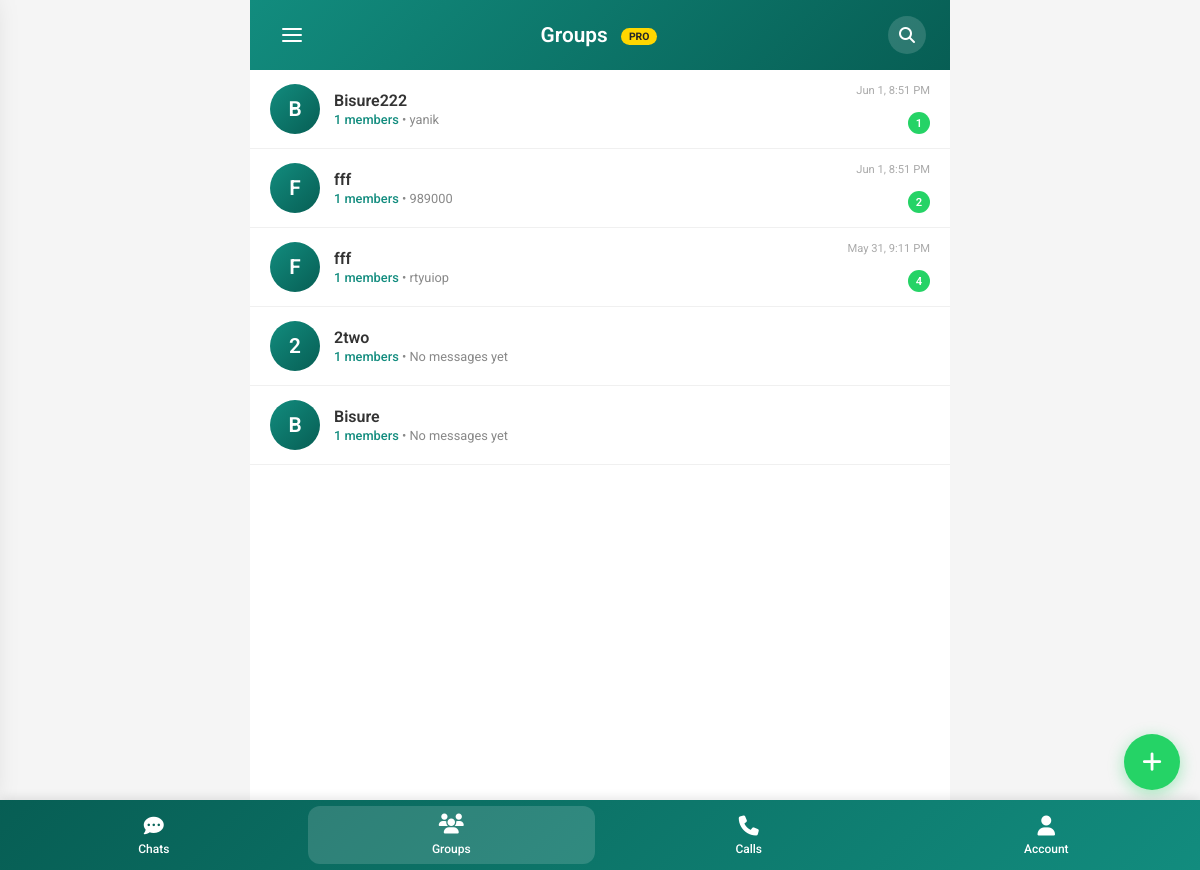
Page /groups/my_groups (signed in) on the committed database.
### tables this page shows
CREATE TABLE `groups_chat` (
  `id` bigint(20) UNSIGNED NOT NULL,
  `conversation_id` bigint(20) UNSIGNED NOT NULL,
  `group_name` varchar(150) NOT NULL,
  `group_photo` varchar(255) DEFAULT NULL,
  `description` text DEFAULT NULL,
  `created_by` bigint(20) UNSIGNED NOT NULL,
  `created_at` timestamp NOT NULL DEFAULT current_timestamp()
);

### groups/my_groups.php (the view, shortened to what this page needs)
<?php
require_once __DIR__ . '/../config/db.php';
$darkMode = isset($_COOKIE['darkMode']) && $_COOKIE['darkMode'] === 'enabled';
$current_user_id = $_SESSION['user_id'];
$group_photos_path = '../settings/uploads/groups/';
$stmt = $conn->prepare("
    SELECT
        g.id AS group_id,
        g.group_name,
        g.group_photo,
        g.description,
        g.created_at,
        g.created_by,
        COUNT(gm.user_id) as member_count,
        (
            SELECT m.message_text
            FROM messages m
            WHERE m.conversation_id = g.conversation_id
              AND m.is_deleted = 0
            ORDER BY m.created_at DESC
            LIMIT 1
        ) as last_message,
        (
            SELECT m.created_at
            FROM messages m
            WHERE m.conversation_id = g.conversation_id
              AND m.is_deleted = 0
            ORDER BY m.created_at DESC
            LIMIT 1
        ) as last_message_time,
        (
            SELECT COUNT(*)
            FROM messages m
            WHERE m.conversation_id = g.conversation_id
              AND m.is_deleted = 0
              AND m.sender_id != ?
              AND m.id NOT IN (
                  SELECT mr.message_id
                  FROM message_reads mr
                  WHERE mr.user_id = ?
              )
        ) as unread_count
    FROM groups_chat g
    JOIN group_members gm ON g.id = gm.group_id
    WHERE gm.user_id = ?
    GROUP BY g.id
    ORDER BY last_message_time DESC, g.created_at DESC
");
$stmt->bind_param("iii",
    $current_user_id,
    $current_user_id,
    $current_user_id
);
$stmt->execute();
$result = $stmt->get_result();
$groups = [];
while ($row = $result->fetch_assoc()) {
    $groups[] = $row;
}
?>
<!DOCTYPE html>
<html lang="en">
<head>
    <link rel="stylesheet" href="https://cdnjs.cloudflare.com/ajax/libs/font-awesome/6.4.0/css/all.min.css">
</head>
<body class="<?= $darkMode ? 'dark-mode' : 'light-mode' ?>">
    <div class="main-wrapper">
        <header>
            <?php
            if (file_exists(__DIR__ . '/../includes/cd_hamburger.php')) {
                require_once __DIR__ . '/../includes/cd_hamburger.php';
            }
            ?>
            <div class="header-left">
                <h1 class="header-title">Groups <span class="pro-badge">PRO</span></h1>
            </div>
            <div class="header-actions">
                <button class="header-button" id="searchButton">
                    <i class="fas fa-search"></i>
                </button>
            </div>
        </header>
        <div class="groups-container">
            <ul class="groups-list" id="groupsList">
                <?php if (!empty($groups)): ?>
                    <?php foreach ($groups as $group): ?>
                        <li class="group-item" data-id="<?= $group['group_id'] ?>">
                            <div class="group-avatar" onclick="event.stopPropagation(); previewGroupImage('<?= $group['group_id'] ?>', '<?= htmlspecialchars($group['group_name']) ?>', '<?= !empty($group['group_photo']) ? $group_photos_path . $group['group_photo'] : '' ?>')">
                                <?php if (!empty($group['group_photo'])): ?>
                                    <img src="<?= htmlspecialchars($group_photos_path . $group['group_photo']) ?>?v=<?= time() ?>"
                                         alt="Group image"
                                         onerror="this.style.display='none'; this.parentElement.innerHTML='<?= strtoupper(substr($group['group_name'], 0, 1)) ?>'">
                                <?php else: ?>
                                    <?= strtoupper(substr($group['group_name'], 0, 1)) ?>
                                <?php endif; ?>
                            </div>
                            <div class="group-info" onclick="openGroup(<?= $group['group_id'] ?>)">
                                <div class="group-name"><?= htmlspecialchars($group['group_name']) ?></div>
                                <div class="group-meta">
                                    <span class="group-members"><?= $group['member_count'] ?> members</span>
                                    <?php if (!empty($group['last_message'])): ?>
                                        • <span><?= htmlspecialchars(substr($group['last_message'], 0, 50)) ?><?= strlen($group['last_message']) > 50 ? '...' : '' ?></span>
                                    <?php else: ?>
                                        • <span>No messages yet</span>
                                    <?php endif; ?>
                                </div>
                            </div>
                            <?php if (!empty($group['last_message_time'])): ?>
                                <div class="group-time">
                                    <?= date('M j, g:i A', strtotime($group['last_message_time'])) ?>
                                </div>
                            <?php endif; ?>
                            <?php if (!empty($group['unread_count']) && $group['unread_count'] > 0): ?>
                                <div class="unread-badge"><?= $group['unread_count'] ?></div>
                            <?php endif; ?>
                        </li>
                    <?php endforeach; ?>
                <?php endif; ?>
            </ul>
        </div>
        <div class="new-group-button" onclick="window.location.href='create_group'">
            <i class="fas fa-plus"></i>
        </div>
        <?php include __DIR__ . '/../includes/navbar.php'; ?>
    </div>
</body>
</html>

### includes/cd_hamburger.php (shortened to what this page needs)
<?php
$sidebar_darkMode = isset($_COOKIE['darkMode']) && $_COOKIE['darkMode'] === 'enabled';
?>
<!DOCTYPE html>
<html lang="en">
<head>
    <link rel="stylesheet"
          href="https://cdnjs.cloudflare.com/ajax/libs/font-awesome/6.4.0/css/all.min.css" />
</head>
<body class="<?= $sidebar_darkMode ? 'dark-mode' : '' ?>">
<button class="bsc-hamburger" id="bscHamburger" aria-label="Toggle menu">
    <span class="bsc-hamburger-icon">
        <span></span>
        <span></span>
        <span></span>
    </span>
</button>
</body>
</html>

### includes/navbar.php (shortened to what this page needs)
<link rel="stylesheet" href="https://cdnjs.cloudflare.com/ajax/libs/font-awesome/6.4.0/css/all.min.css">
<nav class="navbar">
    <a href="#"
       data-path="/chat/contacts"
       class="nav-item">
        <div class="nav-icon">
            <i class="fas fa-comment-dots"></i>
        </div>
        <div class="nav-text">Chats</div>
    </a>
    <a href="#"
       data-path="/groups/my_groups"
       class="nav-item">
        <div class="nav-icon">
            <i class="fas fa-users"></i>
        </div>
        <div class="nav-text">Groups</div>
    </a>
    <a href="#"
       data-path="/calls/call"
       class="nav-item">
        <div class="nav-icon">
            <i class="fas fa-phone"></i>
        </div>
        <div class="nav-text">Calls</div>
    </a>
    <a href="#"
       data-path="/settings/my_profile"
       class="nav-item">
        <div class="nav-icon">
            <i class="fas fa-user"></i>
        </div>
        <div class="nav-text">Account</div>
    </a>
</nav>

### groups/my_groups.php (style rules this page uses)
* { margin: 0; padding: 0; box-sizing: border-box; font-family: 'Roboto', sans-serif; }
.main-wrapper { max-width: 700px; margin: 0 auto; min-height: 100vh; background: #e5ddd5; display: flex; flex-direction: column; }
header { display: flex; justify-content: space-between; align-items: center; background: linear-gradient(135deg, #128C7E, #075E54); padding: 1rem 1.5rem; color: white; position: sticky; top: 0; z-index: 100; flex-shrink: 0; }
.header-left { display: flex; align-items: center; gap: 1rem; }
.header-title { font-size: 1.3rem; font-weight: 600; }
.pro-badge { background: #FFD700; color: #212529; padding: 2px 8px; border-radius: 12px; font-size: 0.65rem; font-weight: 700; margin-left: 8px; vertical-align: middle; }
.header-actions { display: flex; gap: 0.5rem; }
.header-button { background: rgba(255, 255, 255, 0.15); border: none; color: white; width: 38px; height: 38px; border-radius: 50%; cursor: pointer; font-size: 1rem; transition: background 0.3s; }
.groups-container { background: white; flex: 1; display: flex; flex-direction: column; min-height: 0; }
.groups-list { list-style: none; padding: 0; margin: 0; flex: 1; overflow-y: auto; }
.group-item { display: flex; align-items: center; padding: 14px 20px; gap: 14px; border-bottom: 1px solid #f0f0f0; cursor: pointer; transition: background 0.2s; position: relative; }
.group-avatar { width: 50px; height: 50px; border-radius: 50%; background: linear-gradient(135deg, #128C7E, #075E54); display: flex; align-items: center; justify-content: center; color: white; font-weight: 600; font-size: 1.3rem; flex-shrink: 0; overflow: hidden; cursor: pointer; transition: transform 0.2s; position: relative; }
.group-info { flex: 1; min-width: 0; }
.group-name { font-weight: 600; color: #333; font-size: 1rem; white-space: nowrap; overflow: hidden; text-overflow: ellipsis; }
.group-meta { font-size: 0.8rem; color: #888; margin-top: 2px; white-space: nowrap; overflow: hidden; text-overflow: ellipsis; }
.group-members { color: #128C7E; font-weight: 500; }
.group-time { font-size: 0.7rem; color: #aaa; position: absolute; right: 20px; top: 14px; }
.unread-badge { background: #25D366; color: white; font-size: 0.7rem; font-weight: 600; min-width: 22px; height: 22px; border-radius: 11px; display: flex; align-items: center; justify-content: center; padding: 0 6px; position: absolute; right: 20px; bottom: 14px; }
.new-group-button { position: fixed; bottom: 80px; right: 20px; width: 56px; height: 56px; border-radius: 50%; background: #25D366; color: white; display: flex; align-items: center; justify-content: center; font-size: 1.4rem; box-shadow: 0 4px 16px rgba(37, 211, 102, 0.4); cursor: pointer; z-index: 50; transition: all 0.3s; }

### includes/cd_hamburger.php (style rules this page uses)
:root { --bsc-sidebar-width: 280px; --bsc-safe-area-top: env(safe-area-inset-top, 0px); --bsc-safe-area-bottom: env(safe-area-inset-bottom, 0px); }
.bsc-hamburger { font-size: 20px; cursor: pointer; position: relative; z-index: 1003; color: inherit; background: transparent; padding: 6px 8px; border-radius: 50%; transition: all 0.3s ease; display: inline-flex; align-items: center; justify-content: center; width: 36px; height: 36px; border: none; outline: none; -webkit-tap-highlight-color: transparent; }
.bsc-hamburger-icon { display: flex; flex-direction: column; gap: 4px; width: 20px; transition: all 0.3s ease; }
.bsc-hamburger-icon span { display: block; width: 100%; height: 2px; background-color: currentColor; border-radius: 2px; transition: all 0.3s ease; }
@media (min-width: 1024px) { :root { --bsc-sidebar-width: 300px; } }

### rows in the picture
groups_chat: group_name "B", group_name "Bisure222", member_count "1", last_message "yanik", last_message_time "Jun 1, 8:51 PM", unread_count "1"
groups_chat: group_name "F", group_name "fff", member_count "1", last_message "989000", last_message_time "Jun 1, 8:51 PM", unread_count "2"
groups_chat: group_name "F", group_name "fff", member_count "1", last_message "rtyuiop", last_message_time "May 31, 9:11 PM", unread_count "4"
groups_chat: group_name "2", group_name "2two", member_count "1", shows "No messages yet"
groups_chat: group_name "Bisure", member_count "1", shows "No messages yet"
